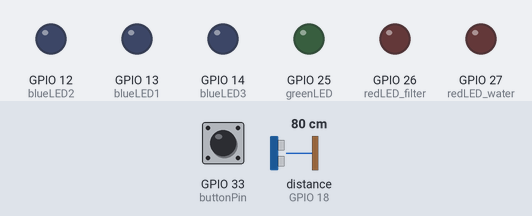
The sketch below on a simulated ESP32. Parts: output pins drawn as LEDs (lit = HIGH). Wiring (from diagram.json): ultrasonic range finder: trigger GPIO 5; echo GPIO 18. The test bench sets the inputs (shaded band); at power-on: GPIO 33 (buttonPin) HIGH, distance to the obstacle (sensor on GPIO 18) 80 cm. The echo pulse lasts 58.3 µs per cm; pins used as bus, display or sensor lines are not drawn; what the sketch prints to the serial monitor is not drawn. At 0.1 s the program stops and its outputs stay as they are.

Above: at 0.1 s.
Timing chart, 0 to 1.6 s (numbered marks = the images above):
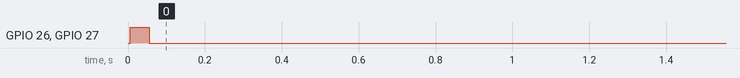

Measured:
- by itself, GPIO 26 (redLED_filter), GPIO 27 (redLED_water): LOW → HIGH at 0.01 s, → LOW 0.05 s later

The sketch:

sketch.ino
```cpp
#include <math.h>

// Testni način rada za simulaciju u Wokwi
#define FAST_TEST true

#if FAST_TEST
  #define TEMP_INTERVAL_MS 300  // Vrijeme između mjerenja temperature (0.3s)
  #define TIME_TO_SLEEP 5       // Vrijeme spavanja nakon ciklusa (5s)
#else
  #include <esp_sleep.h>
  #define TEMP_INTERVAL_MS 3000 // Vrijeme između mjerenja temperature (3s)
  #define TIME_TO_SLEEP 30      // Spavanje nakon ciklusa (30s)
  #define uS_TO_S_FACTOR 1000000ULL
#endif

// HC-SR04 pinovi
const int trigPin = 5;
const int echoPin = 18;

// Tipkalo za provjeru prisutnosti kave
const int buttonPin = 33;

// LED-ice za prikaz razine vode (plave)
const int blueLED1 = 13;
const int blueLED2 = 12;
const int blueLED3 = 14;

// LED-ice za upozorenja (crvene)
const int redLED_water = 27;
const int redLED_filter = 26;

// LED-ica za rad kuhala (zelena)
const int greenLED = 25;

// NTC termistor (analogni ulaz)
const int tempPin = 34;

// Funkcija za očitanje udaljenosti pomoću HC-SR04
float readDistanceCM() {
  digitalWrite(trigPin, LOW);
  delayMicroseconds(2);
  digitalWrite(trigPin, HIGH);
  delayMicroseconds(10);
  digitalWrite(trigPin, LOW);

  long duration = pulseIn(echoPin, HIGH, 30000);  // mjerenje trajanja impulsa
  return duration * 0.034 / 2;  // pretvorba u centimetre
}

// Funkcija za očitanje temperature preko NTC otpornika
float readTemperatureC() {
  int analogValue = analogRead(tempPin);
  float voltage = analogValue * 3.3 / 4095.0;
  float resistance = (3.3 - voltage) * 10000.0 / voltage;
  float temperature = 1.0 / (log(resistance / 10000.0) / 3950.0 + 1.0 / 298.15) - 273.15;
  return temperature;
}

// Prikaz razine vode pomoću plavih LED-ica
void showWaterLevelLEDs(int level) {
  digitalWrite(blueLED1, level >= 1);
  digitalWrite(blueLED2, level >= 2);
  digitalWrite(blueLED3, level >= 3);
}

// Gašenje svih LED-ica
void clearAllLEDs() {
  digitalWrite(blueLED1, LOW);
  digitalWrite(blueLED2, LOW);
  digitalWrite(blueLED3, LOW);
  digitalWrite(redLED_water, LOW);
  digitalWrite(redLED_filter, LOW);
  digitalWrite(greenLED, LOW);
}

// Glavna funkcija (pokreće se nakon svakog buđenja ili resetiranja)
void setup() {
  Serial.begin(115200);  // Uključivanje serijskog monitora

  // Postavljanje pinova
  pinMode(trigPin, OUTPUT);
  pinMode(echoPin, INPUT);
  pinMode(buttonPin, INPUT_PULLUP);

  pinMode(blueLED1, OUTPUT);
  pinMode(blueLED2, OUTPUT);
  pinMode(blueLED3, OUTPUT);
  pinMode(redLED_water, OUTPUT);
  pinMode(redLED_filter, OUTPUT);
  pinMode(greenLED, OUTPUT);

#if !FAST_TEST
  // Ispis uzroka buđenja (samo u stvarnom režimu)
  esp_sleep_wakeup_cause_t wakeupReason = esp_sleep_get_wakeup_cause();
  Serial.print("Wakeup reason: ");
  Serial.println(wakeupReason == ESP_SLEEP_WAKEUP_TIMER ? "Timer" : "GPIO");
#endif

  // Mjerenje razine vode
  float distance = readDistanceCM();
  Serial.print("Udaljenost (voda): ");
  Serial.print(distance);
  Serial.println(" cm");

  // Provjera ima li kave (tipkalo)
  bool hasCoffee = digitalRead(buttonPin) == LOW;
  Serial.print("Filter s kavom: ");
  Serial.println(hasCoffee ? "DA" : "NE");

  // Određivanje razine vode na temelju udaljenosti
  int waterLevel = 1;
  if (distance > 40) {
    waterLevel = 0; // prazno
  } else if (distance > 25) {
    waterLevel = 1;
  } else if (distance > 10) {
    waterLevel = 2;
  } else {
    waterLevel = 3;
  }

  // Prikaz razine vode LED-icama
  showWaterLevelLEDs(waterLevel);

  // Upozorenje: nema vode
  if (waterLevel == 0) {
    digitalWrite(redLED_water, HIGH);
  }

  // Upozorenje: nema kave
  if (!hasCoffee) {
    digitalWrite(redLED_filter, HIGH);
  }

  // Ako su svi uvjeti ispunjeni – pokreće se grijanje
  if (waterLevel >= 2 && hasCoffee) {
    Serial.println("Pokrećem grijanje...");
    digitalWrite(greenLED, HIGH);  // Zelena LED – aktivno grijanje

    unsigned long lastCheck = millis();  // vrijeme posljednje provjere temperature

    while (true) {
      // Provjera svakih TEMP_INTERVAL_MS milisekundi
      if (millis() - lastCheck >= TEMP_INTERVAL_MS) {
        lastCheck = millis();

        float temp = readTemperatureC();
        Serial.print("Temperatura: ");
        Serial.print(temp);
        Serial.println(" °C");

        if (temp >= 80.0) {
          Serial.println("Temperatura postignuta!");
          break;  // grijanje završava
        }
      }

#if !FAST_TEST
      // Light sleep za uštedu energije između mjerenja
      esp_sleep_enable_timer_wakeup(100 * 1000); // 100ms
      esp_light_sleep_start();
#else
      delay(50);  // Kratka pauza u testnom režimu
#endif
    }

    digitalWrite(greenLED, LOW);  // Grijanje gotovo – isključi zelenu LED-icu
  }

  delay(50);  // Stabilizacija
  clearAllLEDs();  // Gašenje svih LED-ica

  Serial.println("Završeno. Ulazak u mirovanje.");

#if !FAST_TEST
  // Postavljanje uvjeta za buđenje i ulazak u deep sleep
  esp_sleep_enable_timer_wakeup(TIME_TO_SLEEP * uS_TO_S_FACTOR);
  esp_sleep_enable_ext0_wakeup(GPIO_NUM_33, 1);  // buđenje tipkalom (HIGH)
  esp_deep_sleep_start();
#else
  // U testnom načinu, ostani aktivan radi pregleda rezultata
  while (true);
#endif
}

void loop() {
  // loop() se ne koristi jer se setup() izvršava iznova nakon buđenja iz sleep-a
}
```
